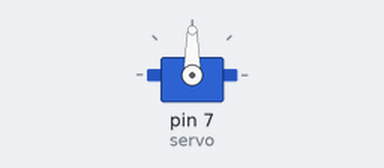
The sketch below on a simulated Arduino Uno, built with avr-gcc and run on an emulated ATmega328P. Shown: servo.

Above: at 0.1 s.
At 120.1 s:
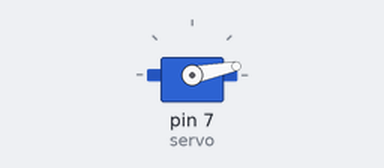
Timing chart, 0 to 121.6 s (numbered marks = the images above):
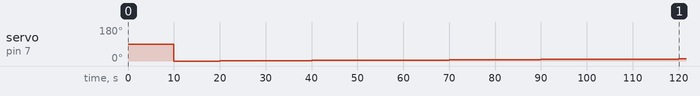

Measured:
- by itself, servo on pin 7 (servo): 90° → 0° at 10.0 s, → 1° 10.0 s later, → 2° 10.0 s later, → 3° 10.0 s later, … (12 changes in this stretch)

The sketch:

servo.ino
```cpp
#include <Servo.h>

Servo servo;
int angle = 0; //각도 조절 변수 value

void setup(){
  servo.attach(7);    //attach : 핀 설정
  Serial.begin(9600);
}

void loop(){
  for (angle = 0;angle<=90;angle+=1){
  delay(10000);
  servo.write(angle);
  }
  for (angle = 180;angle>=90;angle-=1){
  delay(10000);
  servo.write(angle);
  }
}
```
